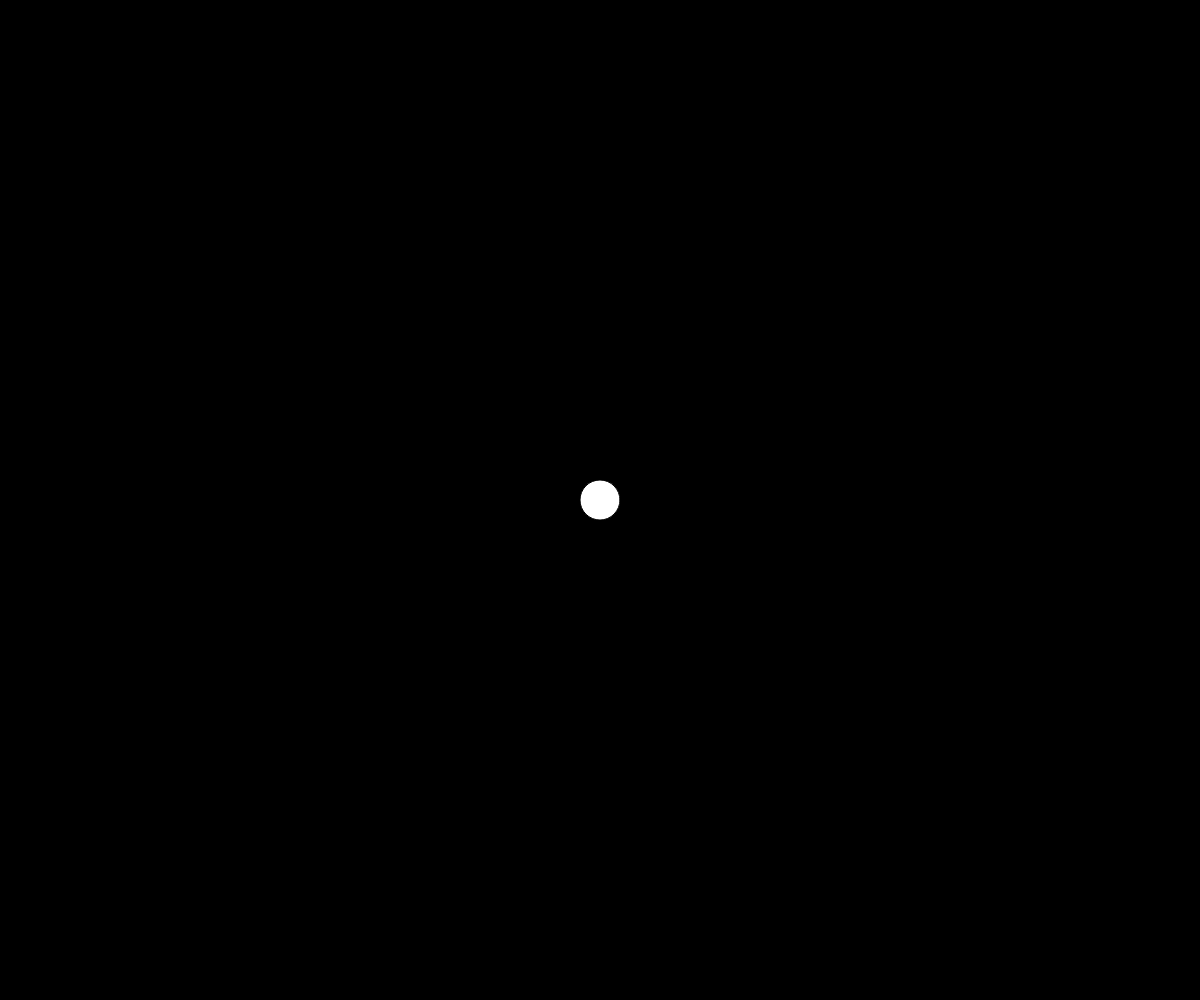
Frame 1 (no input)
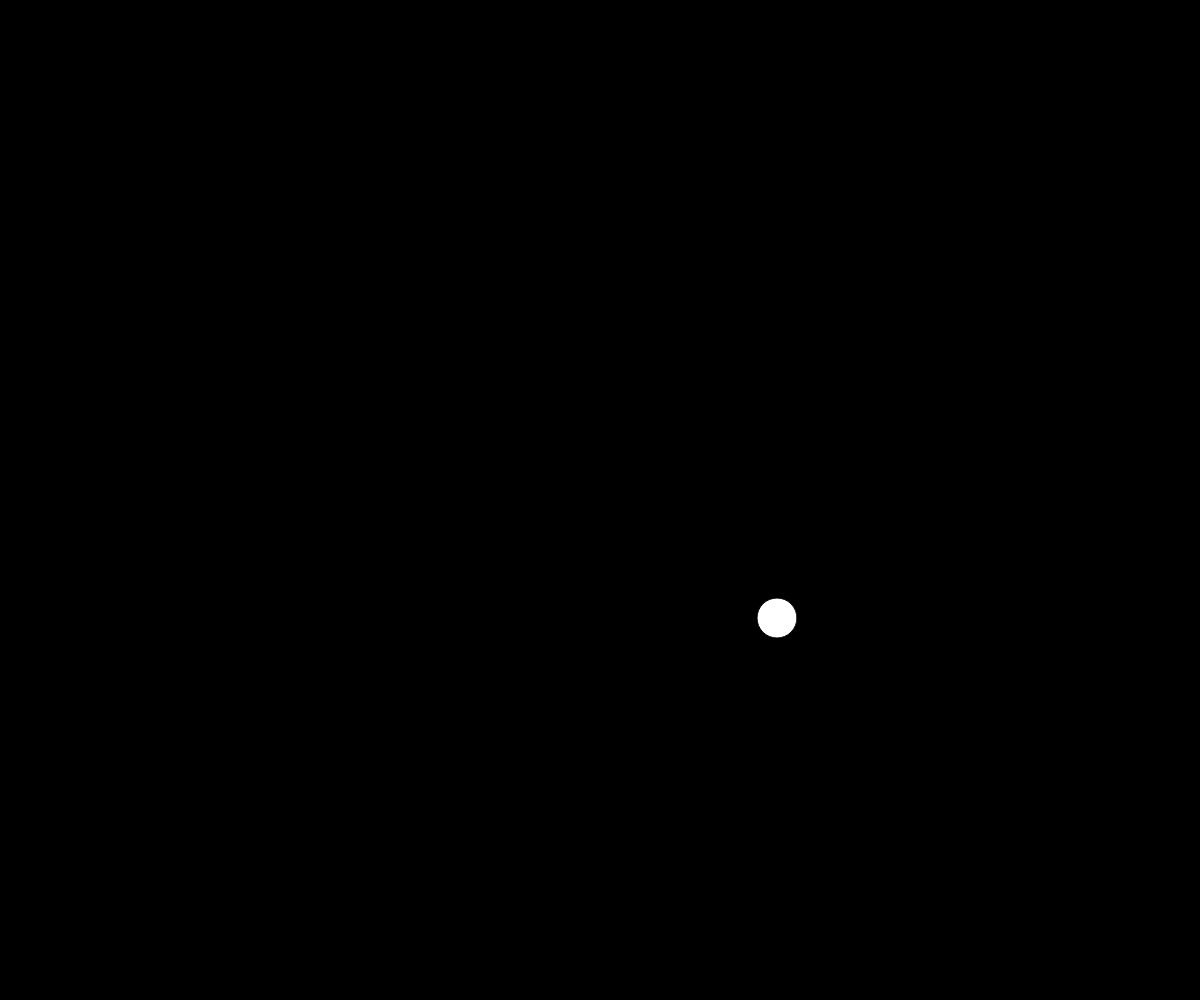
Frame 60 (no input)
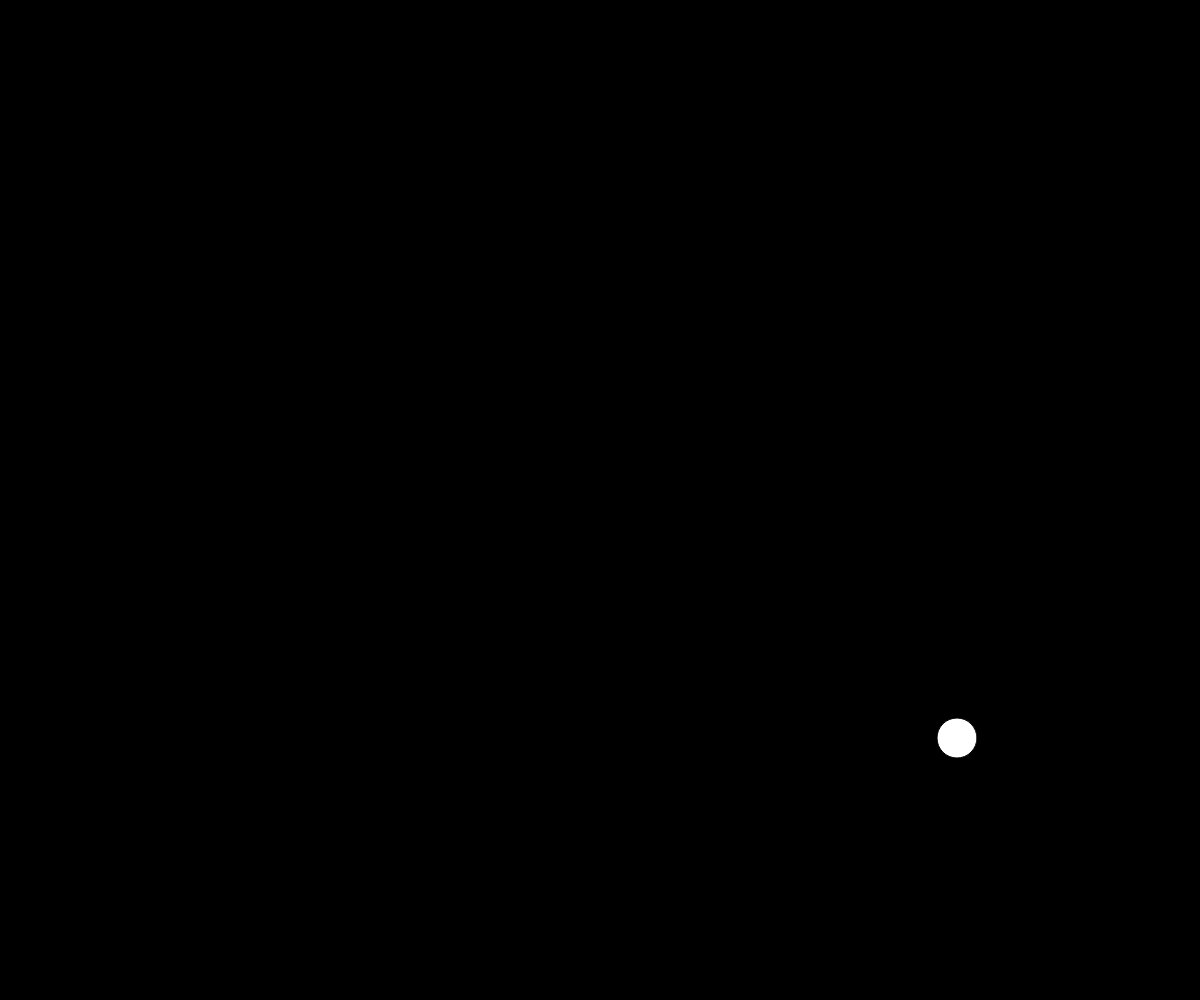
Frame 120 (the mouse pressed at the canvas centre since frame 60)

The p5.js sketch that drew these frames (run headless with seeded random() and noise() and a simulated clock; from frame 60 on, the mouse is pressed at the canvas centre):

// p5.js sketch
// ── sketch.js
let x, dx;
let y, dy;
let r;

function setup() {
  createCanvas(windowWidth, windowHeight);

  x = width / 2;
  dx = 3;

  y = height / 2;
  dy = 2;

  r = 20;
}

function windowResized() {
  resizeCanvas(windowWidth, windowHeight);
}

function draw() {
  background(0);

  ellipse(x, y, 2 * r, 2 * r);

  x += dx;
  y += dy;

  if (x >= width - r || x <= r) dx = -dx;
  if (y >= height - r || y <= r) dy = -dy;
}
